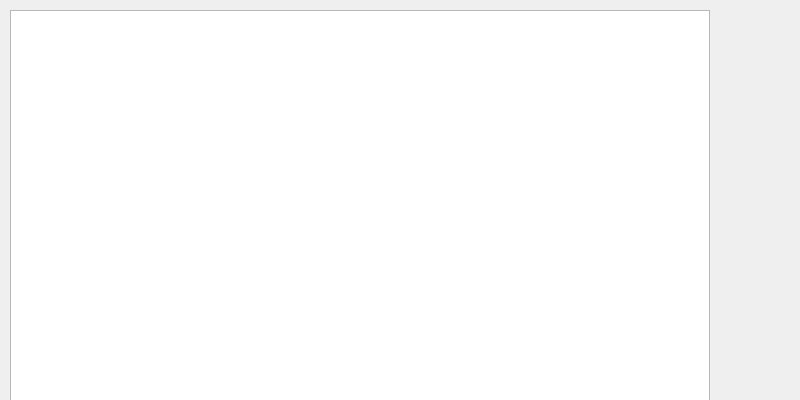
<?xml version="1.0" encoding="UTF-8"?>
<ui version="4.0">
 <class>Form</class>
 <widget class="QWidget" name="Form">
  <property name="geometry">
   <rect>
    <x>0</x>
    <y>0</y>
    <width>800</width>
    <height>400</height>
   </rect>
  </property>
  <property name="windowTitle">
   <string>Form</string>
  </property>
  <widget class="QTableView" name="tableView">
   <property name="geometry">
    <rect>
     <x>10</x>
     <y>10</y>
     <width>700</width>
     <height>400</height>
    </rect>
   </property>
  </widget>
 </widget>
 <resources/>
 <connections/>
</ui>
